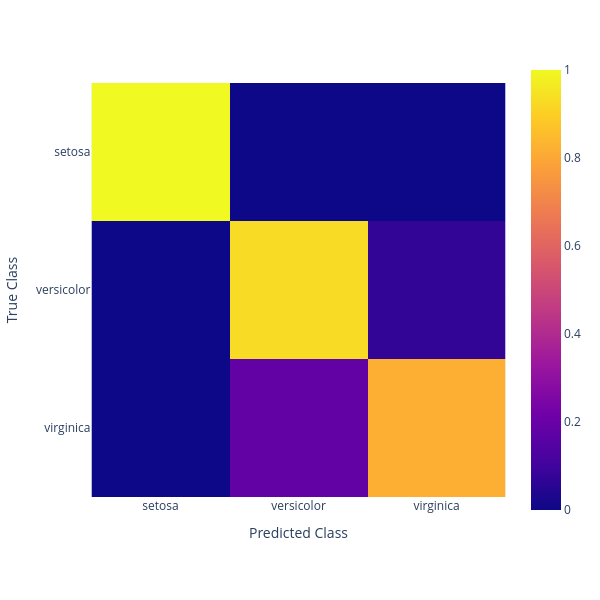

Notebook code for this chart:
### Code cell
from sklearn.metrics import confusion_matrix

fig = px.imshow(confusion_matrix(y_test, y_pred, normalize = 'true'))

fig.update_layout(
    height = 600, 
    width = 600,
    xaxis = dict(
        tickmode = 'array',
        tickvals = df['species_id'] - 1,
        ticktext = df['species'],
        title = 'Predicted Class'
    ),
    yaxis = dict(
        tickmode = 'array',
        tickvals = df['species_id'] - 1,
        ticktext = df['species'],
        title = 'True Class'
    )
)

fig.show()

### Figure 1 — Plotly figure (JSON) as saved in the notebook; plotly's stock layout.template omitted (floating-point values rounded to 4 significant figures; data arrays with more than 128 entries replaced by an {"elided": "..."} marker saying what was removed)
{"data": [{"coloraxis": "coloraxis", "hovertemplate": "x: %{x}<br>y: %{y}<br>color: %{z}<extra></extra>", "name": "0", "type": "heatmap", "xaxis": "x", "yaxis": "y", "z": [[1, 0, 0], [0, 0.9286, 0.07143], [0, 0.1818, 0.8182]]}], "layout": {"coloraxis": {"colorscale": [[0, "#0d0887"], [0.1111, "#46039f"], [0.2222, "#7201a8"], [0.3333, "#9c179e"], [0.4444, "#bd3786"], [0.5556, "#d8576b"], [0.6667, "#ed7953"], [0.7778, "#fb9f3a"], [0.8889, "#fdca26"], [1, "#f0f921"]]}, "height": 600, "margin": {"t": 60}, "width": 600, "xaxis": {"anchor": "y", "autorange": true, "constrain": "domain", "domain": [0, 1], "range": [-0.5, 2.5], "scaleanchor": "y", "tickmode": "array", "ticktext": {"elided": "150 str values"}, "tickvals": {"elided": "150 int values"}, "title": {"text": "Predicted Class"}}, "yaxis": {"anchor": "x", "autorange": true, "constrain": "domain", "domain": [0.05, 0.95], "range": [2.5, -0.5], "tickmode": "array", "ticktext": {"elided": "150 str values"}, "tickvals": {"elided": "150 int values"}, "title": {"text": "True Class"}}}}
